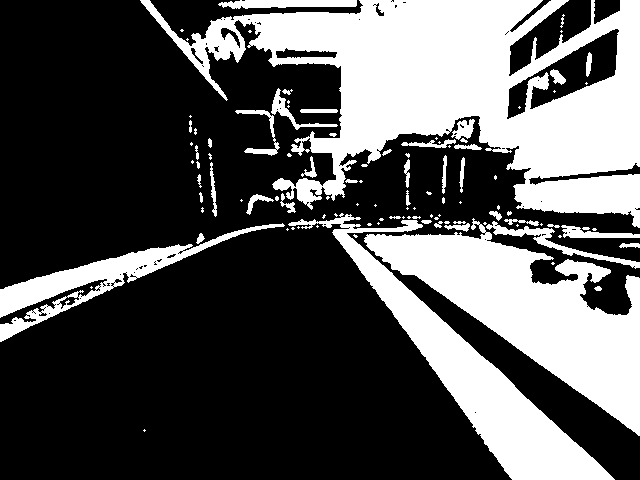
#> input picture rogerleo_ld_hw7/im_0_white_dilate.png, 640 x 480 px
$ python color_and_line_modified.py im_0_white_dilate.png
#> lines starting #> are read from the running program, lines starting #| are printed output that depends on the picture; after the words box and inside, x2 and y2 are one past the last pixel; in counts of white or black regions, pixels touching at a corner belong together
#> further down, image is the input picture: shape (480, 640, 3); 33.4% white; 107 white regions (60 under 20 px), largest, box (x1, y1, x2, y2) and area: (140, 0, 640, 228) 51422, (364, 218, 640, 436) 22761, (288, 213, 615, 480) 15537
#!/usr/bin/env python
import sys
import cv2

def lane_filter(image):
    # The incoming image is BGR format, convert it to HSV
    hsv = cv2.cvtColor(image, cv2.COLOR_BGR2HSV)
#> hsv: shape (480, 640, 3); mean H, S, V 0, 0, 85.1

    # Filter for only white pixels. Experiment with values as needed
#    white_filter = cv2.inRange(hsv, (0,0,210), (255,250,255))

    w1 = cv2.inRange(hsv, (0,0,130), (25,45,255))
    w2 = cv2.inRange(hsv, (35,0,130), (255,45,255))
#> w2: shape (480, 640); every value is 0

    mask = cv2.bitwise_or(w1, w2) # white not yellow!

    white_filter = mask #cv2.bitwise_and(image,image, mask=mask)

#    white_filter = cv2.inRange(hsv, (0,0,90), (150,120,255))

    cv2.imshow("White Filter", white_filter)
    cv2.imwrite("white_filter.png", white_filter)

    # Filter for only yellow pixels. Experiment with values as needed
    yellow_filter = cv2.inRange(hsv, (18,110,120), (42,255,255))
    cv2.imshow("Yellow Filter", yellow_filter)
    cv2.imwrite("yellow_filter.png", yellow_filter)

    # Create a kernel to dilate the image.
    # Experiment with the numbers in parentheses (optional)
    kernel = cv2.getStructuringElement(cv2.MORPH_ELLIPSE, (3,3))

    # Dilate both the white and yellow images.
    # No need to experiment here.
    white_dilate = cv2.dilate(white_filter, kernel)
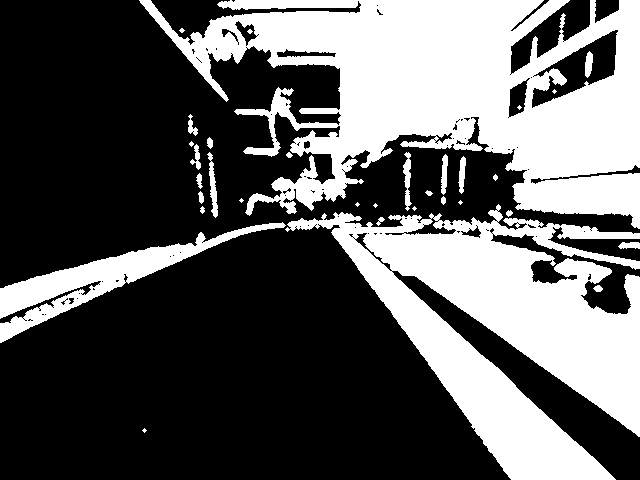
#> white_dilate: shape (480, 640); 36.5% white; 33 white regions (11 under 20 px), largest, box (x1, y1, x2, y2) and area: (139, 0, 640, 229) 59386, (285, 204, 640, 480) 43401, (0, 222, 286, 343) 7123
    cv2.imshow("Dilate White", white_dilate)
    cv2.imwrite("white_dilate.png", white_dilate)
    yellow_dilate = cv2.dilate(yellow_filter, kernel)
    cv2.imshow("Dilate Yellow", yellow_dilate)
    cv2.imwrite("yellow_dilate.png", yellow_dilate)

    # Perform edge detection on the original image.
    # Experiment with the first two numbers. Aperture size experimentation optional
    edges = cv2.Canny(image, 0, 300, apertureSize=3)
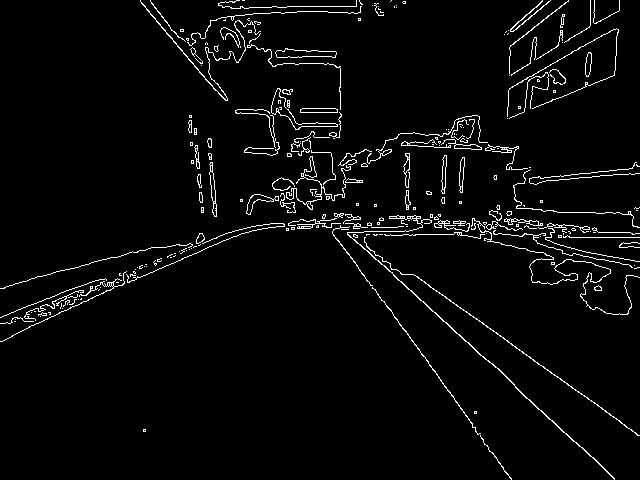
#> edges: shape (480, 640); 3.5% white in thin lines or dots
    cv2.imshow("Edges", edges)
    cv2.imwrite("edges.png", edges)

    # Use the edges to refine the lines in both white and yellow images
    # No need to experiment here

    white_edges = cv2.bitwise_and(white_dilate, edges)
#> white_edges: shape (480, 640); 3.5% white in thin lines or dots
    cv2.imshow("White Edges", white_edges)
    cv2.imwrite("white_edges.png", white_edges)
    yellow_edges = cv2.bitwise_and(yellow_dilate, edges)
    cv2.imshow("Yellow Edges", yellow_edges)
    cv2.imwrite("yellow_edges.png", yellow_edges)

    # Wait for key press to close images
    cv2.waitKey()


if __name__ == "__main__":
    if len(sys.argv) != 2:
        print("Usage: %s image_filename.png" % sys.argv[0])
        exit()

    image_filename = sys.argv[1]
    image = cv2.imread(image_filename)
    lane_filter(image)

$ run again, on rogerleo_ld_hw7/im_2_white_dilate.png
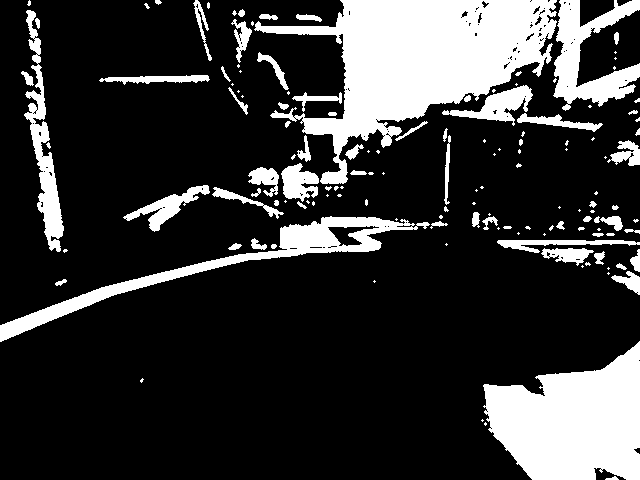
#> input picture rogerleo_ld_hw7/im_2_white_dilate.png, 640 x 480 px
#> image is the input picture: shape (480, 640, 3); 21% white; 141 white regions (74 under 20 px), largest, box (x1, y1, x2, y2) and area: (254, 0, 557, 184) 23602, (483, 341, 640, 480) 14892, (0, 216, 430, 342) 6293
#> hsv: shape (480, 640, 3); mean H, S, V 0, 0, 53.7
#> w2: shape (480, 640); every value is 0
#> in lane_filter, `white_dilate = cv2.dilate(white_filter, kernel)`:
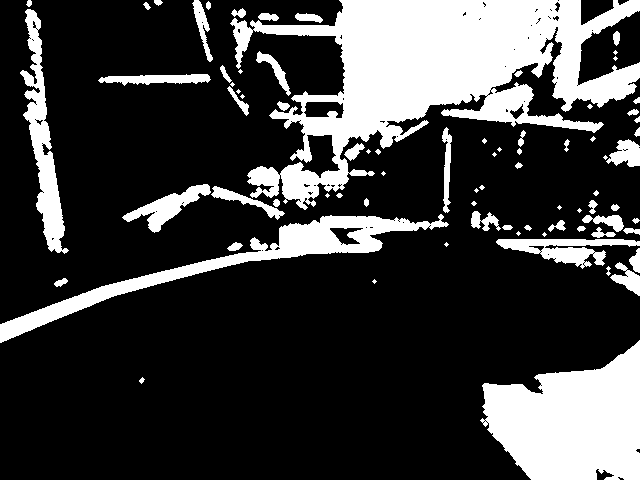
#> white_dilate: shape (480, 640); 24% white; 79 white regions (24 under 20 px), largest, box (x1, y1, x2, y2) and area: (230, 0, 640, 210) 36049, (480, 340, 640, 480) 15342, (0, 214, 449, 343) 7756
#> in lane_filter, `edges = cv2.Canny(image, 0, 300, apertureSize=3)`:
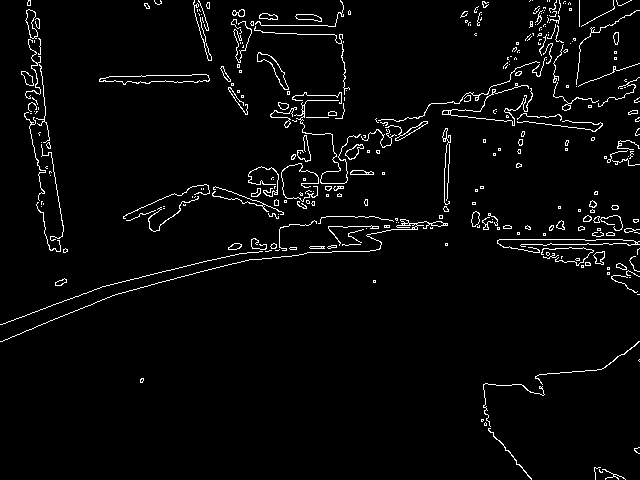
#> edges: shape (480, 640); 3.3% white in thin lines or dots
#> white_edges: shape (480, 640); 3.3% white in thin lines or dots

$ run again, on rogerleo_ld_hw7/im_3_white_dilate.png
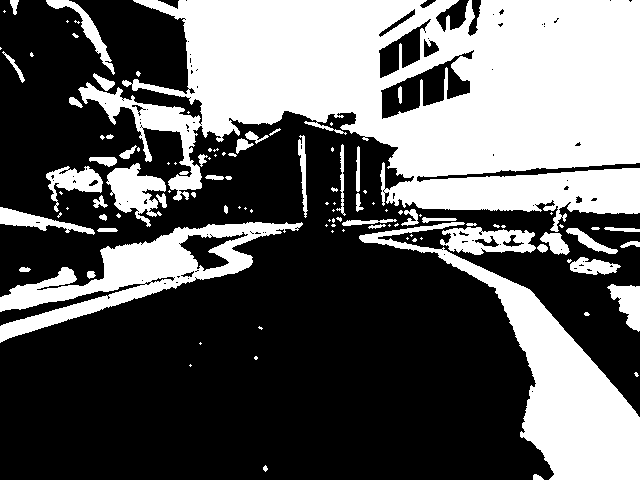
#> input picture rogerleo_ld_hw7/im_3_white_dilate.png, 640 x 480 px
#> image is the input picture: shape (480, 640, 3); 37.9% white; 111 white regions (59 under 20 px), largest, box (x1, y1, x2, y2) and area: (78, 0, 640, 232) 76214, (359, 222, 640, 480) 16815, (0, 222, 303, 343) 10590
#> hsv: shape (480, 640, 3); mean H, S, V 0, 0, 96.7
#> w2: shape (480, 640); every value is 0
#> in lane_filter, `white_dilate = cv2.dilate(white_filter, kernel)`:
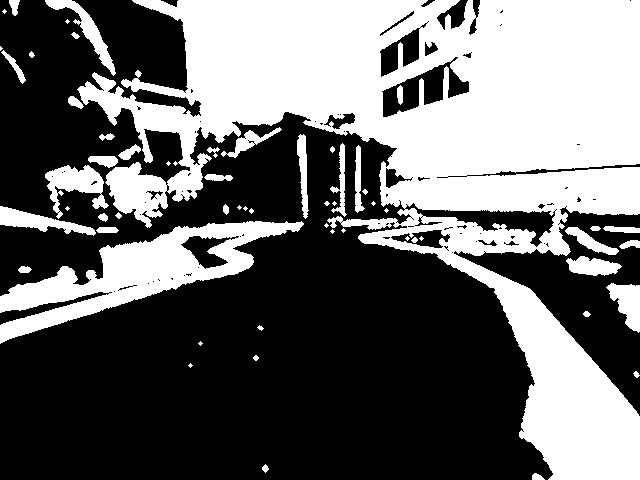
#> white_dilate: shape (480, 640); 41.2% white; 59 white regions (19 under 20 px), largest, box (x1, y1, x2, y2) and area: (77, 0, 640, 480) 104098, (0, 221, 304, 344) 12065, (45, 165, 109, 219) 1534
#> in lane_filter, `edges = cv2.Canny(image, 0, 300, apertureSize=3)`:
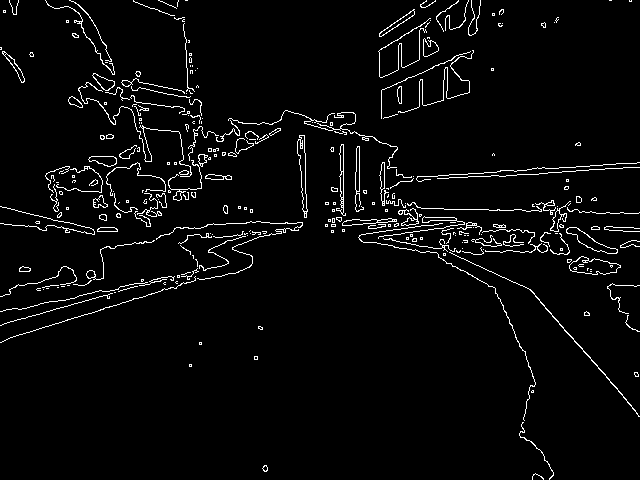
#> edges: shape (480, 640); 3.7% white in thin lines or dots
#> white_edges: shape (480, 640); 3.7% white in thin lines or dots

$ run again, on rogerleo_ld_hw7/im_4_white_dilate.png
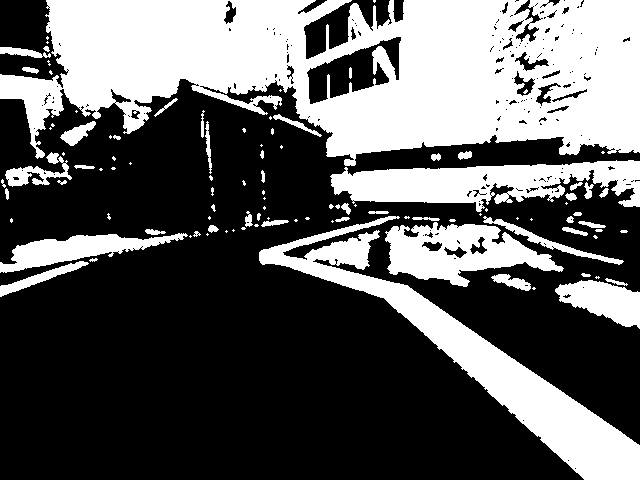
#> input picture rogerleo_ld_hw7/im_4_white_dilate.png, 640 x 480 px
#> image is the input picture: shape (480, 640, 3); 36.8% white; 106 white regions (54 under 20 px), largest, box (x1, y1, x2, y2) and area: (0, 0, 640, 166) 69007, (259, 216, 640, 480) 16974, (330, 160, 640, 212) 9069
#> hsv: shape (480, 640, 3); mean H, S, V 0, 0, 93.9
#> w2: shape (480, 640); every value is 0
#> in lane_filter, `white_dilate = cv2.dilate(white_filter, kernel)`:
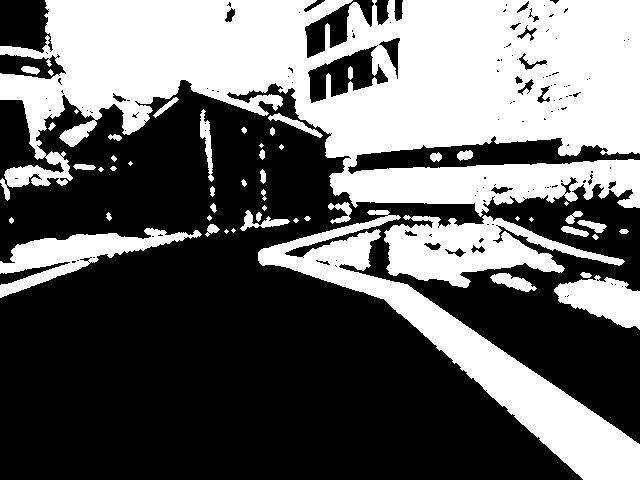
#> white_dilate: shape (480, 640); 40.3% white; 53 white regions (13 under 20 px), largest, box (x1, y1, x2, y2) and area: (0, 0, 640, 217) 85837, (258, 210, 640, 480) 18244, (384, 215, 625, 288) 8223
#> in lane_filter, `edges = cv2.Canny(image, 0, 300, apertureSize=3)`:
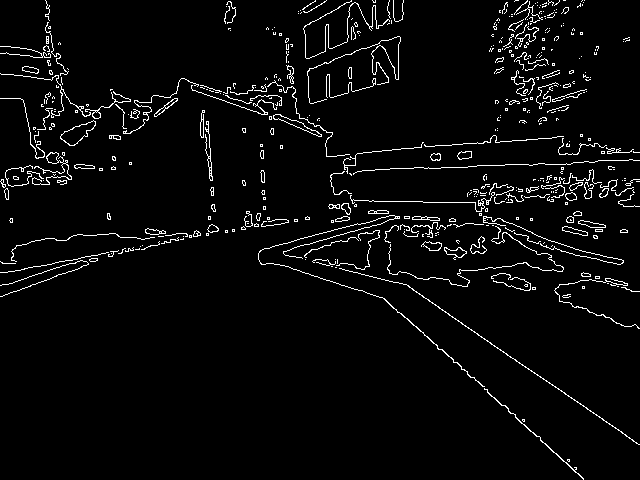
#> edges: shape (480, 640); 3.9% white in thin lines or dots
#> white_edges: shape (480, 640); 3.9% white in thin lines or dots
